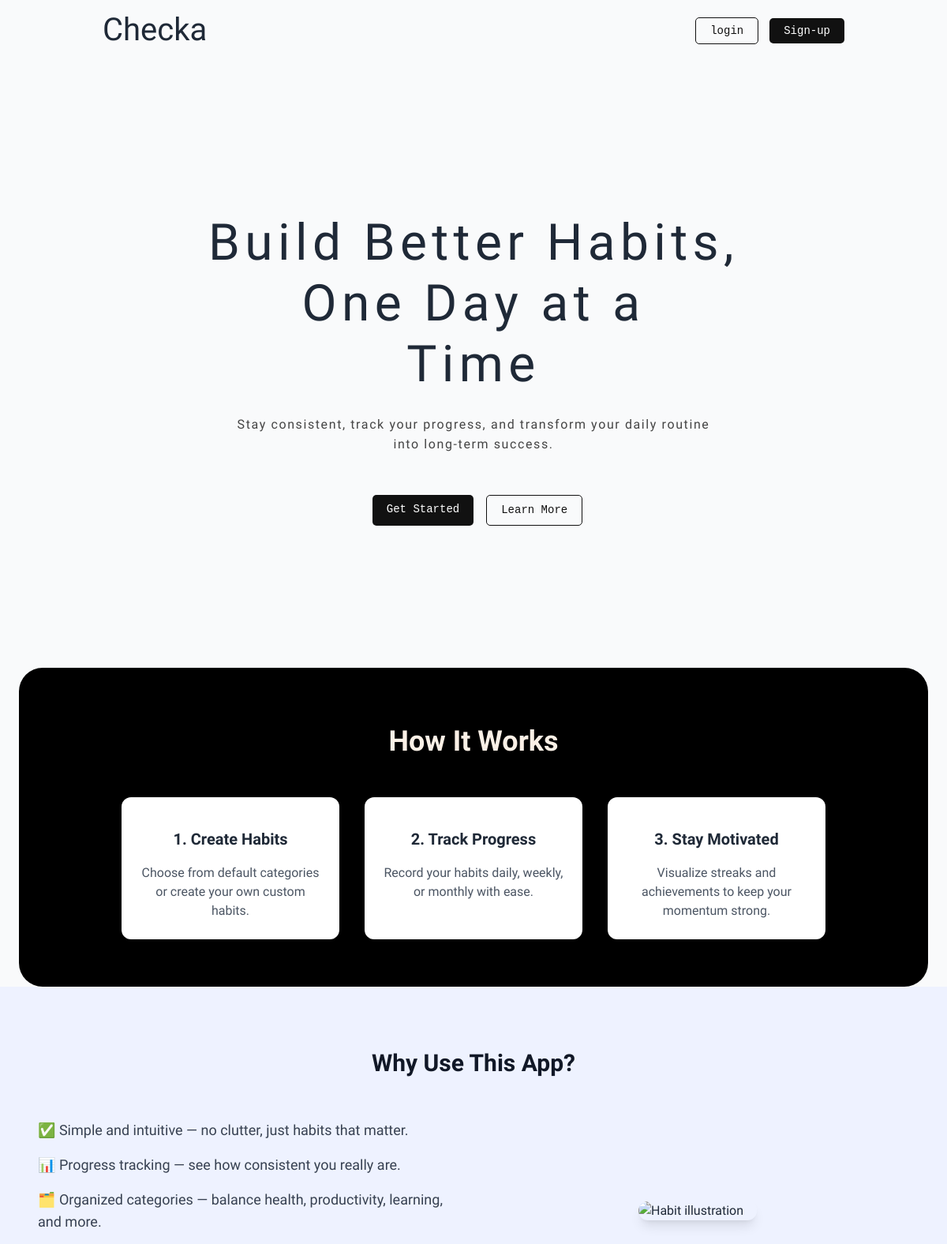
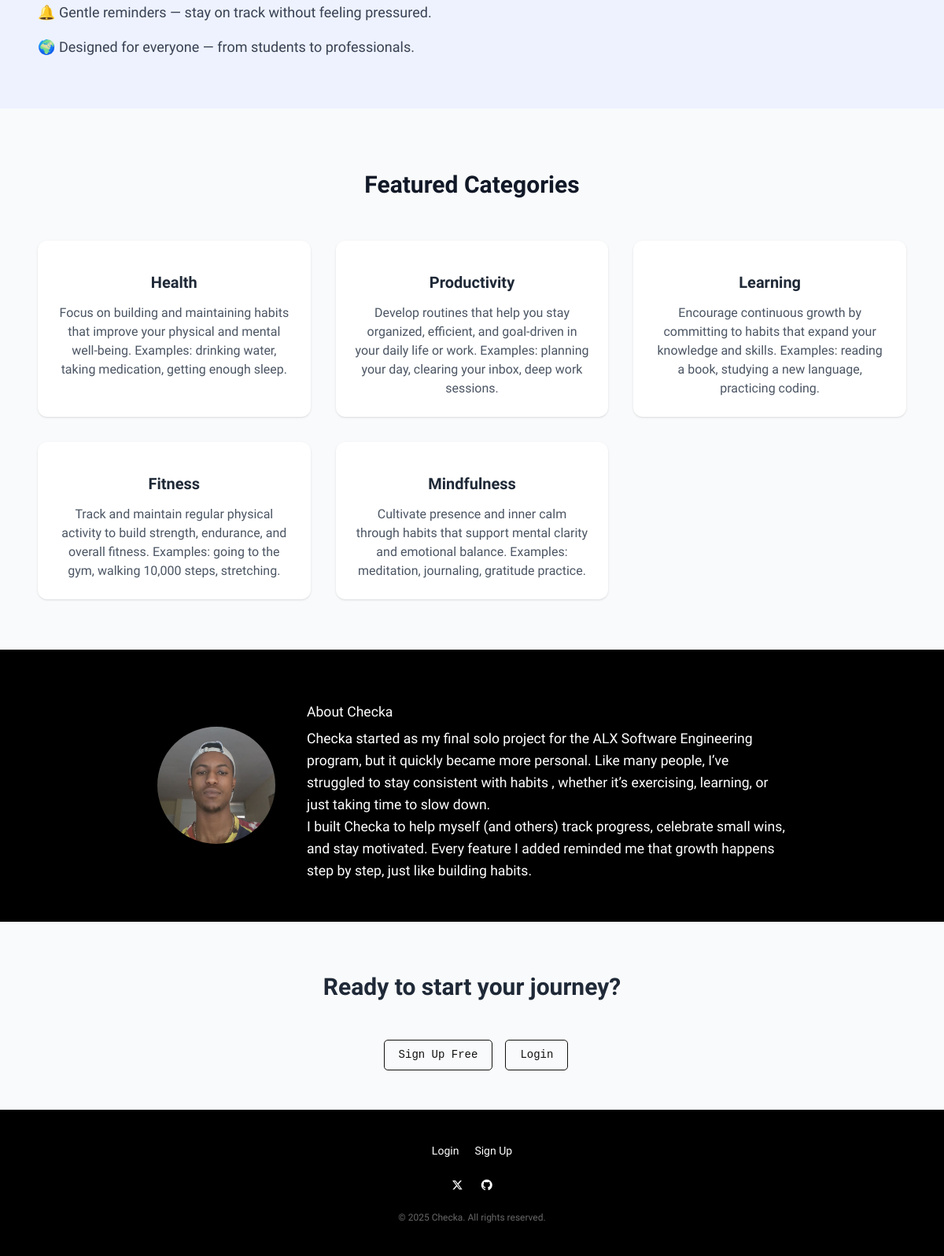
The page / on the database its author committed (2 pictures, top to bottom).
### checka/models.py (models this page shows, shortened)
class Category(models.Model):
    name = models.CharField(max_length=100)
    user = models.ForeignKey(User, on_delete=models.CASCADE, null=True, blank=True)
    description = models.TextField(blank=True, null=True)
    class Meta:
        unique_together = ['user', 'name'] # Ensure unique category names per user

### checka/views.py (the view)
# urls.py: path('', views.landing_page, name='landing_page'),
def landing_page(request):
    categories = Category.objects.filter(user=None)[:6]  # default categories
    return render(request, 'landing_page.html', {'categories': categories, 'year': datetime.now().year})

### templates/landing_page.html (shortened to what this page needs)
{% load static %}
<!DOCTYPE html>
<html lang="en">
<head>
    <link href='https://cdn.boxicons.com/fonts/basic/boxicons.min.css' rel='stylesheet'>
    <link rel="stylesheet" href="https://cdnjs.cloudflare.com/ajax/libs/font-awesome/7.0.0/css/all.min.css"
 />
    <link rel="stylesheet" href="{% static 'css/style.css' %}">
    <script src="https://cdn.tailwindcss.com"></script>
</head>
<body class="bg-gray-50 text-gray-800">
    <header>
        <div class="landing_navbar">
            <div>
                <a class="logo" href="{% url 'habit_list_create' %}">Checka</a>
            </div>
            <div class="nav-links">
                <a href="{% url 'login' %}" class="btn-outline">login</a>
                <a href="{% url 'register' %}" class="btn-solid">Sign-up</a>
            </div>
        </div>
    </header>
    <section class="hero">
        <div class="max-w-6xl mx-auto px-6 py-20 text-center">
            <h1 class="hero-title">Build Better Habits,<br> One Day at a <br>Time</h1>
            <p class="hero-subtext">
                Stay consistent, track your progress, and transform your daily routine<br>
                into long-term success.
            </p>
            <div class="mt-8 flex justify-center space-x-4">
                <a href="{% url 'register' %}" class="btn-solid">Get Started</a>
                <a href="#features" class="btn-outline">
                    Learn More
                </a>
            </div>
        </div>
    </section>
    <section id="features" class="max-w-6xl mx-auto px-6 py-16">
        <h2 class="text-3xl font-bold text-center text-gray-900">How It Works</h2>
        <div class="mt-12 grid md:grid-cols-3 gap-8 text-center">
            <div class="p-6 bg-white rounded-xl shadow">
                <h3 class="font-semibold text-xl">1. Create Habits</h3>
                <p class="mt-3 text-gray-600">Choose from default categories or create your own custom habits.</p>
            </div>
            <div class="p-6 bg-white rounded-xl shadow">
                <h3 class="font-semibold text-xl">2. Track Progress</h3>
                <p class="mt-3 text-gray-600">Record your habits daily, weekly, or monthly with ease.</p>
            </div>
            <div class="p-6 bg-white rounded-xl shadow">
                <h3 class="font-semibold text-xl">3. Stay Motivated</h3>
                <p class="mt-3 text-gray-600">Visualize streaks and achievements to keep your momentum strong.</p>
            </div>
        </div>
    </section>
    <section class="bg-indigo-50 py-16">
        <div class="max-w-6xl mx-auto px-6">
            <h2 class="text-3xl font-bold text-center text-gray-900">Why Use This App?</h2>
            <div class="mt-12 grid md:grid-cols-2 gap-8">
                <ul class="space-y-4 text-lg text-gray-700">
                    <li>✅ Simple and intuitive — no clutter, just habits that matter.</li>
                    <li>📊 Progress tracking — see how consistent you really are.</li>
                    <li>🗂️ Organized categories — balance health, productivity, learning, and more.</li>
                    <li>🔔 Gentle reminders — stay on track without feeling pressured.</li>
                    <li>🌍 Designed for everyone — from students to professionals.</li>
                </ul>
                <div class="flex items-center justify-center">
                    <img src="{% static 'images/habits.png' %}" alt="Habit illustration"
                        class="rounded-xl shadow-lg max-h-80">
                </div>
            </div>
        </div>
    </section>
    <section class="max-w-6xl mx-auto px-6 py-16">
        <h2 class="text-3xl font-bold text-center text-gray-900">Featured Categories</h2>
        <div class="mt-12 grid md:grid-cols-3 gap-8 text-center">
            {% for category in categories %}
            <div class="p-6 bg-white rounded-xl shadow">
                <h3 class="font-semibold text-xl">{{ category.name }}</h3>
                <p class="mt-2 text-gray-600">{{ category.description }}</p>
            </div>
            {% endfor %}
        </div>
    </section>
    <section class="about">
        <div class="story-container">
            <div class="aboutimg">
                <img src="{% static 'images/Pic.jpg' %}" alt="About Checka">
            </div>
            <div class="abouttxt">
                <h2>About Checka</h2>
                <p>Checka started as my final solo project for the ALX Software
                    Engineering program, but it quickly became more personal.
                    Like many people, I’ve struggled to stay consistent with habits
                    , whether it’s exercising, learning, or just taking time to slow down.</p>
                <p>I built Checka to help myself (and others) track progress,
                    celebrate small wins, and stay motivated. Every feature I
                    added reminded me that growth happens step by step, just like
                    building habits.</p>
            </div>
        </div>
    </section>
    <section class="cta">
        <div class="max-w-4xl mx-auto text-center">
            <h2 class="text-3xl font-bold">Ready to start your journey?</h2>
            <div class="mt-6 flex justify-center space-x-4">
                <a href="{% url 'register' %}" class="btn-outline">
                    Sign Up Free
                </a>
                <a href="{% url 'login' %}" class="btn-outline">
                    Login
                </a>
            </div>
        </div>
    </section>
    <footer class="footer">
        <ul class="footer-links">
            {% if user.is_authenticated %}
            <li><a href="{% url 'habit_list_create' %}">My Habits</a></li>
            <li><a href="{% url 'records' %}">Records</a></li>
            {% else %}
            <li><a href="{% url 'login' %}">Login</a></li>
            <li><a href="{% url 'register' %}">Sign Up</a></li>
            {% endif %}
        </ul>
        <ul class="footer-social">
            <li><a href="https://x.com/JTCubed" target="_blank" rel="noopener noreferrer"><i
                        class="fa-brands fa-x-twitter"></i></a></li>
            <li><a href="https://github.com/JTCubed" target="_blank" rel="noopener noreferrer"><i
                        class="fa-brands fa-github"></i></a></li>
        </ul>
        <p>&copy; {{ year }} Checka. All rights reserved.</p>
    </footer>
</body>
</html>

### static/css/style.css (style rules this page uses)
* { box-sizing: border-box; padding: 0; margin: 0; }
html { scroll-behavior: smooth; }
body { font-family: "Halant", serif; font-weight: 400; font-style: normal; margin: 0; background-color: #000000; }
ul { list-style: none; }
a { text-decoration: none; }
img { max-width: 100%; height: auto; width: 150px; height: 150px; border-radius: 50%; object-fit: cover; }
h1, h2, h3 { padding-top: 15px; padding-bottom: 5px; }
h1 { text-align: center; }
.landing_navbar { top: 0; width: 100%; height: 75px; padding-left: 130px; padding-right: 130px; display: flex; gap: 20px; align-items: center; justify-content: space-between; }
.logo { font-size: 40px; }
.btn-outline, .btn-solid { padding: 8px 18px; font-size: 14px; text-decoration: none; border-radius: 5px; border: 1px solid #111; margin-left: 10px; font-family: monospace; margin-top: 20px; transition: 256ms all; }
.btn-outline { background: transparent; color: #111; }
.btn-solid { background: #111; color: #fff; border: none; }
.hero { margin: 100px auto; padding: 0 130px; text-align: left; }
.hero-title { font-size: 64px; line-height: 1.2; margin-bottom: 20px; letter-spacing: 6.4px; }
.hero-subtext { font-size: 16px; color: #444; margin-bottom: 30px; line-height: 25px; letter-spacing: 1.6px; }
#features { padding: 60px 130px; background: #000000; text-align: center; border-radius: 30px; }
#features h2 { font-size: 36px; color: #FAF0E6; }
.cta { padding: 50px; }
.footer { display: flex; flex-direction: column; align-items: center; padding: 40px 0; background-color: #000000; color: #FAF0E6; }
.footer-links, .footer-social { list-style: none; padding: 0; display: flex; gap: 20px; padding-bottom: 20px; }
.footer-links a, .footer-social a { text-decoration: none; color: #ffffff; font-size: 14px; }
.footer p { font-size: 12px; color: #686868; }
.about { padding: 50px 200px; background-color: #000000; color: #fff; }
.story-container { display: flex; align-items: center; gap: 40px; }
.aboutimg { max-width: 300px; border-radius: 12px; }
.abouttxt { flex: 1; font-size: 1.1rem; line-height: 1.6; }

### rows shown on the page
Category: name "Health", description "Focus on building and maintaining habits that improve your physical and mental well-being. Examples: drinking water, taking medication, getting enough sleep."
Category: name "Productivity", description "Develop routines that help you stay organized, efficient, and goal-driven in your daily life or work. Examples: planning your day, clearing your inbox, deep work sessions."
Category: name "Learning", description "Encourage continuous growth by committing to habits that expand your knowledge and skills. Examples: reading a book, studying a new language, practicing coding."
Category: name "Fitness", description "Track and maintain regular physical activity to build strength, endurance, and overall fitness. Examples: going to the gym, walking 10,000 steps, stretching."
Category: name "Mindfulness", description "Cultivate presence and inner calm through habits that support mental clarity and emotional balance. Examples: meditation, journaling, gratitude practice."
